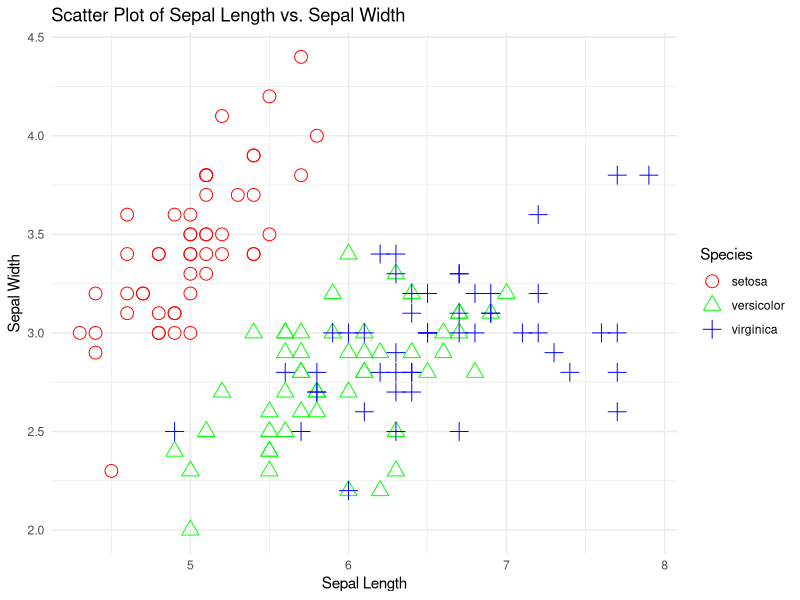

Reproduce this figure in R.
# Load the ggplot2 package
library(ggplot2)

# Load the Iris dataset
data(iris)

# Create a scatter plot
ggplot(data = iris, aes(x = Sepal.Length, y = Sepal.Width, color = Species, shape = Species)) +
  geom_point(size = 4) +  # Add points
  labs(title = "Scatter Plot of Sepal Length vs. Sepal Width",
       x = "Sepal Length",
       y = "Sepal Width") +  # Add labels
  theme_minimal() +  # Use a minimal theme
  scale_color_manual(values = c("setosa" = "red", "versicolor" = "green", "virginica" = "blue")) +  # Customize colors
  scale_shape_manual(values = c("setosa" = 1, "versicolor" = 2, "virginica" = 3))  # Customize shapes

